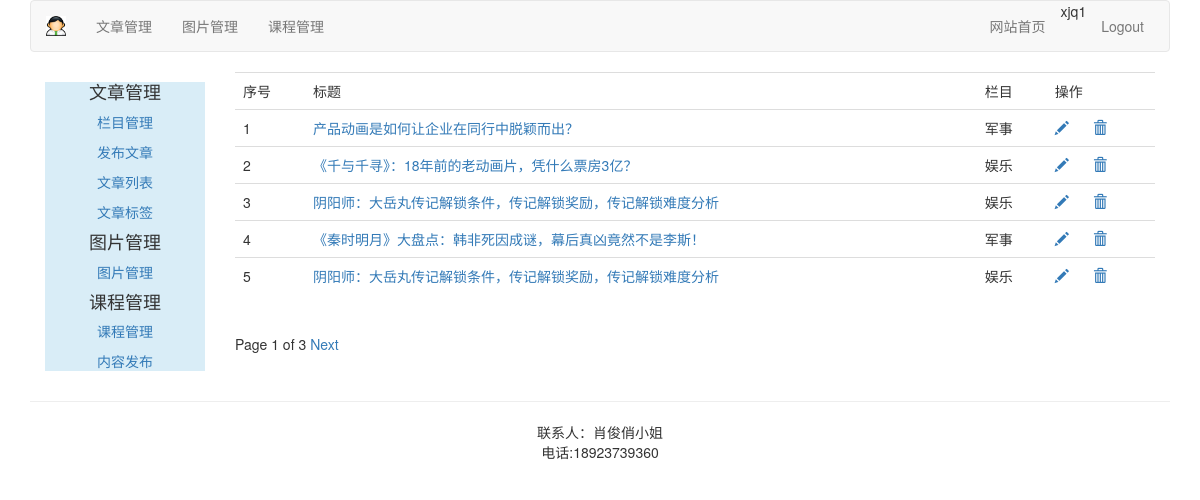
Before: /article/article-list (signed in) with the older database file.
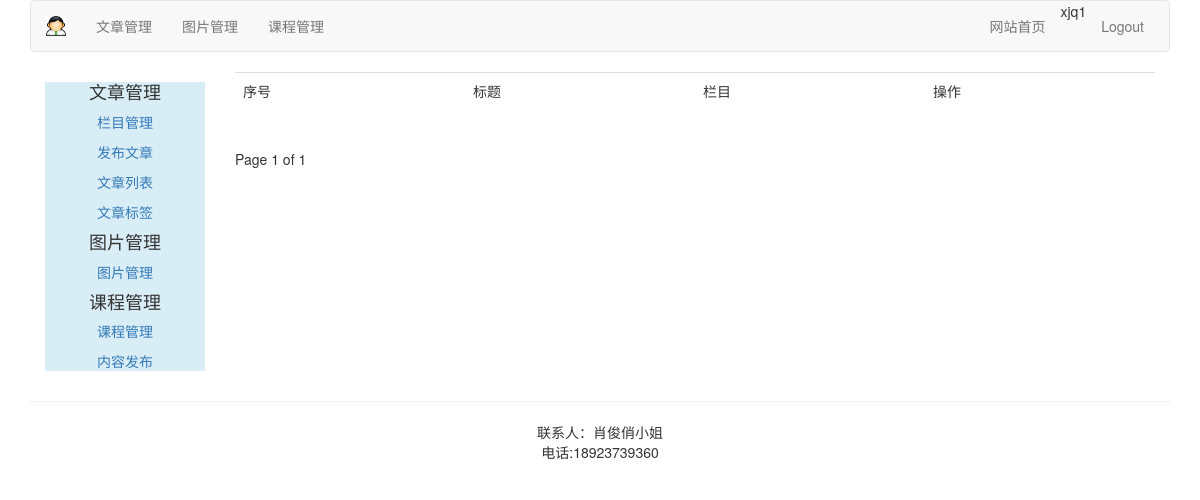
After: the same page with the newer database file.
### article/models.py (models this page shows, shortened)
class ArticlePost(models.Model):
    author = models.ForeignKey(User,on_delete=models.CASCADE,related_name="article")
    title = models.CharField(max_length=200)
    slug = models.SlugField(max_length=500)
    column = models.ForeignKey(ArticleColumn,on_delete=models.CASCADE,related_name="article_column")
    body = models.TextField()
    created = models.DateTimeField(default=timezone.now)
    updated = models.DateTimeField(auto_now = True)
    users_like = models.ManyToManyField(User,related_name="articles_like",blank=True)
    article_tag = models.ManyToManyField(ArticleTag,related_name='article_tag',blank=True)
    class Meta:
        ordering = ("-updated",)
        index_together = (('id','slug'),)
    def get_absolute_url(self):
        return reverse("article:article_detail",args=[self.id,self.slug])

class ArticleColumn(models.Model):
    user = models.ForeignKey(User,on_delete=models.CASCADE,related_name='article_column')
    column = models.CharField(max_length= 200)
    created = models.DateField(auto_now_add=True)
    def __str__(self):
        return self.column

### article/views.py (the view)
# urls.py: path('article-list', views.article_list, name="article_list"),
@login_required(login_url='/account/login')
def article_list(request):
    article_list =ArticlePost.objects.filter(author=request.user)
    paginator = Paginator(article_list,5)
    page = request.GET.get('page')
    try:
        current_page = paginator.page(page)
        articles = current_page.object_list
    except PageNotAnInteger:
        current_page = paginator.page(1)
        articles = current_page.object_list
    except EmptyPage:
        current_page = paginator.page(paginator.num_pages)
        articles = current_page.object_list
    return render(request,"article/column/article_list.html",{"articles":articles,"page":current_page})

### templates/article/column/article_list.html (shortened to what this page needs)
{% extends "article/base.html" %}
{% load static %}
{% block content %}
    <div>
        <table class="table table-hover">
            <tr>
                <td>序号</td>
                <td>标题</td>
                <td>栏目</td>
                <td>操作</td>
            </tr>
            {% for article in articles %}
             <tr id={{ article.id }}>
                <td>{{ forloop.counter }}</td>
                <td><a href="{{ article.get_absolute_url }}">{{ article.title }}</a></td>
                <td>{{ article.column }}</td>
                <td>
                 <a name="edit" href="{% url 'article:redit_article' article.id %}"><span class="glyphicon glyphicon-pencil"></span></a>
                 <a name="delete" href="javascript:" onclick="del_article(this,{{ article.id }})" ><span class="glyphicon glyphicon-trash" style="margin-left: 20px"></span></a>
                </td>
             </tr>
            {% endfor %}
        </table>
    {% include "pageinator.html" %}
    </div>
{% endblock %}

Changed rows visible on the page:
removed ArticlePost: title "产品动画是如何让企业在同行中脱颖而出？", column "军事"
removed ArticlePost: title "《千与千寻》：18年前的老动画片，凭什么票房3亿？", column "娱乐"
removed ArticlePost: title "阴阳师：大岳丸传记解锁条件，传记解锁奖励，传记解锁难度分析", column "娱乐"
removed ArticlePost: title "《秦时明月》大盘点：韩非死因成谜，幕后真凶竟然不是李斯！", column "军事"
removed ArticlePost: title "阴阳师：大岳丸传记解锁条件，传记解锁奖励，传记解锁难度分析", column "娱乐"
Other visible differences:
{{ page.paginator.num_pages }}: "3" → "1"
text no longer shown: "Next"
